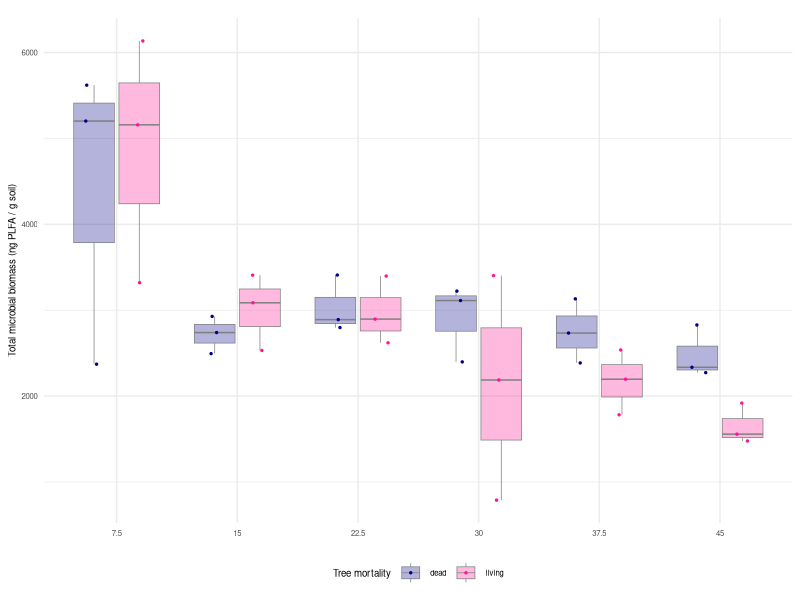

Here is the R script that generated this plot: (Note: this script raises an error after producing the figure.)
## ---- chunk 1
knitr::opts_chunk$set(echo = TRUE)
## ---- chunk 2
library(tidyverse)
library(ggpubr)
library(cowplot)
library(ggplot2)
## ---- chunk 3
# load in the metadata with PLFA data for all 36 samples
metadata36 <- read.csv("../../TidyData/Metadata/Results/per_sample_metadata_mip.csv")
## ---- chunk 4
discrete.depth = metadata36 # make a copy dataframe of the original metadata

discrete.depth$sample_depth_cm <- factor(discrete.depth$sample_depth_cm, levels=c("0-7.5", "7.5-15", "15-22.5", "22.5-30", "30-37.5", "37.5-45")) # values in this column are characters so plots won't automatically arrange data in numerical order; set them in order of increasing depth (descending from surface)

discrete.depth = mutate(discrete.depth, core_bottom_depth_cm = as.character(core_bottom_depth_cm)) # make a dataframe in which depth is a discrete variable
discrete.depth$core_bottom_depth_cm <- factor(discrete.depth$core_bottom_depth_cm, levels=c("7.5", "15", "22.5", "30", "37.5", "45")) # put the levels of depth in order
## ---- chunk 5
xvar = discrete.depth$core_bottom_depth_cm
  
boxplot = geom_boxplot( # add boxplot layer
                        alpha = 0.3, #make fill mostly transparent
                       color = "gray50", 
                       linewidth = 0.25
                       ) 
#linecolor = scale_color_manual(name = "Tree mortality", values = c("mediumblue", "lightpink2"))

points = geom_jitter( # add raw datapoint layer
                      size = 0.5, 
                     position = position_jitterdodge(jitter.width = 0.15, dodge.width = 0.75) # Dodge so living and dead points are separated and overlay their boxplots. Jitter optional.
                     ) 

fillcolor = scale_fill_manual(name = "Tree mortality", values = c("darkblue", "deeppink")) # color the semi-transparent box fill, name legend

dotlinecolor = scale_color_manual(name = "Tree mortality", values = c("darkblue", "deeppink")) # color the points and lines, name legend consistently

background = theme_minimal() # visually simplify background

xaxislabel = xlab("") # set x-axis label

theme = theme(text = element_text(size = 7), # set font size
              plot.margin = margin(t = 13, r = 5.5, b = 5.5, l = 5.5), # set margin widths: widen left margin of each plot so the panel labels can fit in top left. 5.5 is default pt size for margins in ggplot.
              axis.title.x = element_blank(), # no x-axis, if doing shared x-axis later
              legend.position = "bottom"
)

ymax = ylim(0, 2050) # for bac and fun panels only: set common y-axis limit to enable side-by-side comparison 

add_leg_box = theme( # optional: add to whichever panel the legend grob gets grabbed from so the final legend has a box around it 
    legend.background = element_rect(
      color = "black",
      linewidth = 0.4,
      linetype = "solid"
    )
  )

legend = theme(legend.position = "none")
## ---- chunk 6
mic = ggplot(discrete.depth, aes(xvar, PLFA_Total_Living_Microbial_Biomass_ng_g, fill = Tree_Health, color = Tree_Health)) +
  boxplot +
  points +
  fillcolor +
  dotlinecolor +
  background +
  xaxislabel +
  ylab("Total microbial biomass (ng PLFA / g soil)") +
  theme

mic
## ---- chunk 7
bac = ggplot(discrete.depth, aes(x = xvar, y = PLFA_Total_Bacteria_ng_g, fill = Tree_Health, color = Tree_Health)) +  
  boxplot +
  points +
  fillcolor +
  dotlinecolor +
  background +
  xaxislabel +
  ylab("Total bacterial biomass (ng PLFA / g soil)") +
  font +
  theme +
  ymax

bac
## ---- chunk 8
fun = ggplot(discrete.depth, aes(x = xvar, y = PLFA_Total_Fungi_ng_g, fill = Tree_Health, color = Tree_Health)) +  
  boxplot +
  points +
  fillcolor +
  dotlinecolor +
  background +
  xaxislabel +
  ylab("Total fungal biomass (ng PLFA / g soil)") +
  theme + 
  ymax

fun
## ---- chunk 9
discrete.depth = discrete.depth %>% 
  mutate(PLFA_fungi_to_bacteria_ratio = (PLFA_Total_Fungi_ng_g/PLFA_Total_Bacteria_ng_g)) # add column to discrete.depth metadata dataframe with computed fungi:bacteria ratio, based on PLFA biomass of fungi and bacteria

fb_ratio = ggplot(discrete.depth, aes(x = xvar, y = PLFA_fungi_to_bacteria_ratio, fill = Tree_Health, color = Tree_Health)) +
  boxplot +
  points +
  fillcolor +
  dotlinecolor +
  background +
  xaxislabel +
  ylab("Fungi:bacteria biomass ratio") +
  theme

fb_ratio
## ---- chunk 10
supFig3_1row = ggpubr::ggarrange(
  mic, bac, fun, fb_ratio, # list of boxplots to be panels
  labels = c("A", "B", "C", "D"), # labels for each panel
  font.label = list(size = 10, color = "black", face = "bold", family = NULL),
  widths = c(4,4,4,4),
  heights = c(3),
  label.x = 0.25,
  label.y = 1.02,
  common.legend = FALSE, # common legend for all panels
  legend = "none", # legend displayed above all panels
  align = "h", # align panels horizontally
  nrow = 1, ncol = 4 # arrange panels in one long row
)
supFig3_1row
## ---- chunk 11
blank = ggplot(discrete.depth, aes(x = , y = )) + theme_minimal()
blank
## ---- chunk 12
supFig3_1row_sharedxlab <- annotate_figure(supFig3_1row,
                bottom = text_grob("Core bottom depth (cm)", color = "black", size = 7))
supFig3_1row_sharedxlab
## ---- chunk 13
supFig3_1row_space = ggpubr::ggarrange(
  supFig3_1row_sharedxlab, blank, # list of boxplots to be panels
  widths = c(1,1),
  heights = c(8,1),
  common.legend = FALSE, # common legend for all panels
  legend = "none", # legend displayed above all panels
  align = "h", # align panels horizontally
  nrow = 2, ncol = 1 # arrange panels in one long row
)
supFig3_1row_space
## ---- chunk 14
leg = ggpubr::get_legend(mic + 
                  labs(fill = "Tree mortality", color = "Tree mortality") +
                  guides(fill = guide_legend(), color = guide_legend()))

final = ggdraw(supFig3_1row_space) + draw_grob(leg, hjust = 0, vjust = 0.45)
final
## ---- chunk 15
# set size and resolution parameters

# requirements: 1000 ppi (pixels per inch), 140 mm wide
# 1 inch = 0.0393701 mm, 1 mm = 25.4 inches

ppi = 1000

w_mm = 190
hw_ratio = 1/3 # arbitrary

h_mm = w_mm*hw_ratio
w_i = w_mm/25.4
h_i = h_mm/25.4
## ---- chunk 16
# create the jpg figure file in this results folder and in the Results folder

jpeg("../../Reports/Figure1_raw_biomass_boxplots.jpg", width = w_i * ppi, height = h_i * ppi, res = ppi)

final
dev.off()
## ---- chunk 17
# create the jpg figure file in this results folder and in the Figures folder

jpeg("Results/Figure1_raw_biomass_boxplots.jpg", width = w_i * ppi, height = h_i * ppi, res = ppi)

final
dev.off()
## ---- chunk 18
# create the png figure file in this results folder and in the Results folder

png("../../Reports/Figure1_raw_biomass_boxplots.png", width = w_i * ppi, height = h_i * ppi, res = ppi)

final
dev.off()
## ---- chunk 19
# create the png figure file in this results folder and in the Figures folder

png("Results/Figure1_raw_biomass_boxplots.png", width = w_i * ppi, height = h_i * ppi, res = ppi)

final
dev.off()
